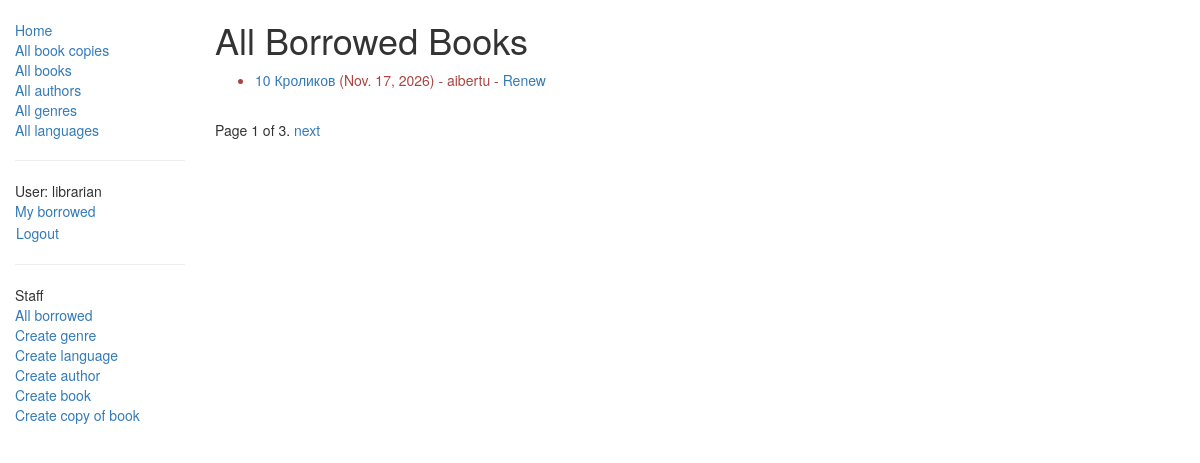
Page /catalog/borrowed/ (signed in) on the committed database.
### catalog/models.py (models this page shows, shortened)
class BookInstance(models.Model):
    borrower = models.ForeignKey(settings.AUTH_USER_MODEL, on_delete=models.SET_NULL, null=True, blank=True)
    @property
    def is_overdue(self):
        return bool(self.due_back and date.today() > self.due_back)
    """
    Model representing a specific copy of a book (i.e. that can be borrowed from the library).
    """
    id = models.UUIDField(primary_key=True, default=uuid.uuid4, help_text="Unique ID for this particular book across whole library")
    book = models.ForeignKey('Book', on_delete=models.SET_NULL, null=True)
    imprint = models.CharField(max_length=200)
    due_back = models.DateField(null=True, blank=True)
    LOAN_STATUS = (
        ('m', 'Maintenance'),
        ('o', 'On loan'),
        ('a', 'Available'),
        ('r', 'Reserved'),
    )
    status = models.CharField(max_length=1, choices=LOAN_STATUS, blank=True, default='m', help_text='Book availability')
    class Meta:
        ordering = ["due_back"]
        permissions = (("can_mark_returned", "Set book as returned"),)
        permissions = (('can_mark_returned', 'Can mark returned'),)

class Book(models.Model):
    language = models.ForeignKey('Language', on_delete=models.SET_NULL, null=True)
    title = models.CharField(max_length=200)
    author = models.ForeignKey('Author', on_delete=models.SET_NULL, null=True)
    summary = models.TextField(max_length=1000, help_text="Enter a brief description of the book")
    isbn = models.CharField('ISBN',max_length=13, help_text='13 Character <a href="https://www.isbn-international.org/content/what-isbn">ISBN number</a>')
    genre = models.ManyToManyField(Genre, help_text="Select a genre for this book")
    def display_genre(self):
        """
        Creates a string for the Genre. This is required to display genre in Admin.
        """
        return ', '.join([genre.name for genre in self.genre.all()[:3]])
    display_genre.short_description = 'Genre'

### catalog/views.py (the view)
# urls.py: re_path('borrowed/', views.BorrowedAllBooksView.as_view(), name='all-borrowed'),
class BorrowedAllBooksView(PermissionRequiredMixin, generic.ListView):
    permission_required = 'catalog.can_mark_returned'
    model = BookInstance
    paginate_by = 1
    template_name = 'catalog/borrowed_all.html'
    def get_queryset(self):
        return BookInstance.objects.filter(
            status='o'
        ).order_by('due_back')

### catalog/templates/catalog/borrowed_all.html
{% extends "base_generic.html" %}
{% block content %}
  <h1>All Borrowed Books</h1>
  {% if bookinstance_list %}
    <ul>
      {% for bookinst in bookinstance_list %}
        <li class="{% if bookinst.is_overdue %}text-danger{% endif %}">
          <a href="{% url 'book-detail' bookinst.book.pk %}">{{ bookinst.book.title }}</a>
          ({{ bookinst.due_back }}) - {{ bookinst.borrower }}
          {% if perms.catalog.can_mark_returned %}
            - <a href="{% url 'renew-book-librarian' bookinst.id %}">Renew</a>
          {% endif %}
        </li>
      {% endfor %}
    </ul>
  {% else %}
    <p>There are no books borrowed.</p>
  {% endif %}
{% endblock %}

### catalog/templates/base_generic.html (shortened to what this page needs)
<!doctype html>
<html lang="en">
  <head>
    <link rel="stylesheet" href="https://maxcdn.bootstrapcdn.com/bootstrap/3.3.7/css/bootstrap.min.css" />
    {% load static %}
    <link rel="stylesheet" href="{% static 'css/styles.css' %}" />
  </head>
  <body>
    <div class="container-fluid">
      <div class="row">
        <div class="col-sm-2">
          {% block sidebar %}
            <ul class="sidebar-nav">
              <li><a href="{% url 'index' %}">Home</a></li>
              <li><a href="{% url 'bookinstances' %}">All book copies</a></li>
              <li><a href="{% url 'books' %}">All books</a></li>
              <li><a href="{% url 'authors' %}">All authors</a></li>
              <li><a href="{% url 'genres' %}">All genres</a></li>
              <li><a href="{% url 'languages' %}">All languages</a></li>
            </ul>
            <hr>
            <ul class="sidebar-nav">
              {% if user.is_authenticated %}
                <li>User: {{ user.get_username }}</li>
                <li><a href="{% url 'my-borrowed' %}">My borrowed</a></li>
                <li>
                  <form id="logout-form" method="post" action="{% url 'logout' %}">
                    <button type="submit" class="btn btn-link">Logout</button>
                  </form>
                </li>
              {% else %}
                <li><a href="{% url 'login' %}?next={{ request.path }}">Login</a></li>
              {% endif %}
            </ul>
            {% if user.is_staff %}
              <hr>
              <ul class="sidebar-nav">
                <li>Staff</li>
                <li><a href="{% url 'all-borrowed' %}">All borrowed</a></li>
                {% if perms.catalog.add_genre %}
                  <li><a href="{% url 'genre-create' %}">Create genre</a></li>
                {% endif %}
                {% if perms.catalog.add_language %}
                  <li><a href="{% url 'language-create' %}">Create language</a></li>
                {% endif %}
                {% if perms.catalog.add_author %}
                  <li><a href="{% url 'author-create' %}">Create author</a></li>
                {% endif %}
                {% if perms.catalog.add_book %}
                  <li><a href="{% url 'book-create' %}">Create book</a></li>
                {% endif %}
                {% if perms.catalog.add_bookinstance %}
                  <li><a href="{% url 'bookinstance-create' %}">Create copy of book</a></li>
                {% endif %}
              </ul>
            {% endif %}
          {% endblock %}
        </div>
        <div class="col-sm-10">
          {% block content %}{% endblock %}
          {% block pagination %}
            {% if is_paginated %}
              <div class="pagination">
                <span class="page-links">
                  <span class="page-current">
                    Page {{ page_obj.number }} of {{ page_obj.paginator.num_pages }}.
                  </span>
                  {% if page_obj.has_next %}
                    <a href="{{ request.path }}?page={{ page_obj.next_page_number }}">next</a>
                  {% endif %}
                </span>
              </div>
            {% endif %}
          {% endblock %}
        </div>
      </div>
    </div>
  </body>
</html>

### catalog/static/css/styles.css (style rules this page uses)
.sidebar-nav { margin-top: 20px; padding: 0; list-style: none; }
#logout-form { display: inline; }
#logout-form button { padding: 0; margin: 0; }

### rows in the picture
BookInstance: book "10 Кроликов", due_back "Nov. 17, 2026", borrower "aibertu"

### other values in the picture
{{ user.get_username }} "librarian"
{{ page_obj.number }} "1"
{{ page_obj.paginator.num_pages }} "3"
